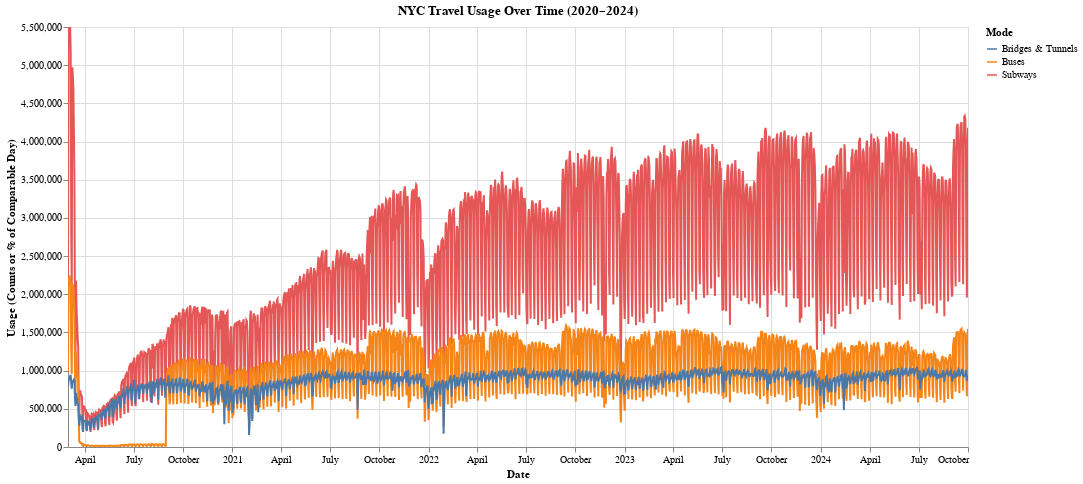

Write notebook code for a chart like this one.
### Code cell
def call_mta_usage(df: pd.DataFrame, save_html_path: str | None = None):
    # Don’t mutate the original dataframe
    raw_df = df.copy()

    # Prepare tidy version for plotting
    tidy = prepare_mta_data(raw_df)

    # Build chart
    chart = make_usage_chart(tidy)

    # Optionally save chart
    if save_html_path:
        chart.save(save_html_path)

    return chart


call_mta_usage(df)

### Figure 1 — Vega-Lite specification as saved in the notebook (floating-point values rounded to 4 significant figures; data arrays with more than 128 entries replaced by an {"elided": "..."} marker saying what was removed)
{"config": {"view": {"continuousWidth": 300, "continuousHeight": 300}}, "data": {"name": "data-e94d55428380e2a435235fd39ae42f1d"}, "mark": {"type": "line"}, "encoding": {"color": {"field": "mode", "legend": {"title": "Mode"}, "type": "nominal"}, "tooltip": [{"field": "date", "title": "Date", "type": "temporal"}, {"field": "mode", "title": "Mode", "type": "nominal"}, {"field": "value_total", "format": ",", "title": "Total", "type": "quantitative"}, {"field": "value_pct", "format": ".1f", "title": "% of Pre-Pandemic", "type": "quantitative"}], "x": {"field": "date", "scale": {"domain": {"param": "param_2"}}, "title": "Date", "type": "temporal"}, "y": {"field": "y_value", "title": "Usage (Counts or % of Comparable Day)", "type": "quantitative"}}, "height": 420, "params": [{"name": "Show_Percentage", "bind": {"input": "checkbox", "name": " Show percentage"}, "value": false}, {"name": "param_1", "select": {"type": "point", "fields": ["mode"]}, "bind": "legend"}, {"name": "param_2", "select": {"type": "interval", "encodings": ["x"]}}], "title": "NYC Travel Usage Over Time (2020–2024)", "transform": [{"filter": {"param": "param_1"}}, {"calculate": "Show_Percentage ? datum.value_pct : datum.value_total", "as": "y_value"}], "width": 900, "$schema": "https://vega.github.io/schema/vega-lite/v5.20.1.json", "datasets": {"data-e94d55428380e2a435235fd39ae42f1d": {"elided": "5028 records"}}}
